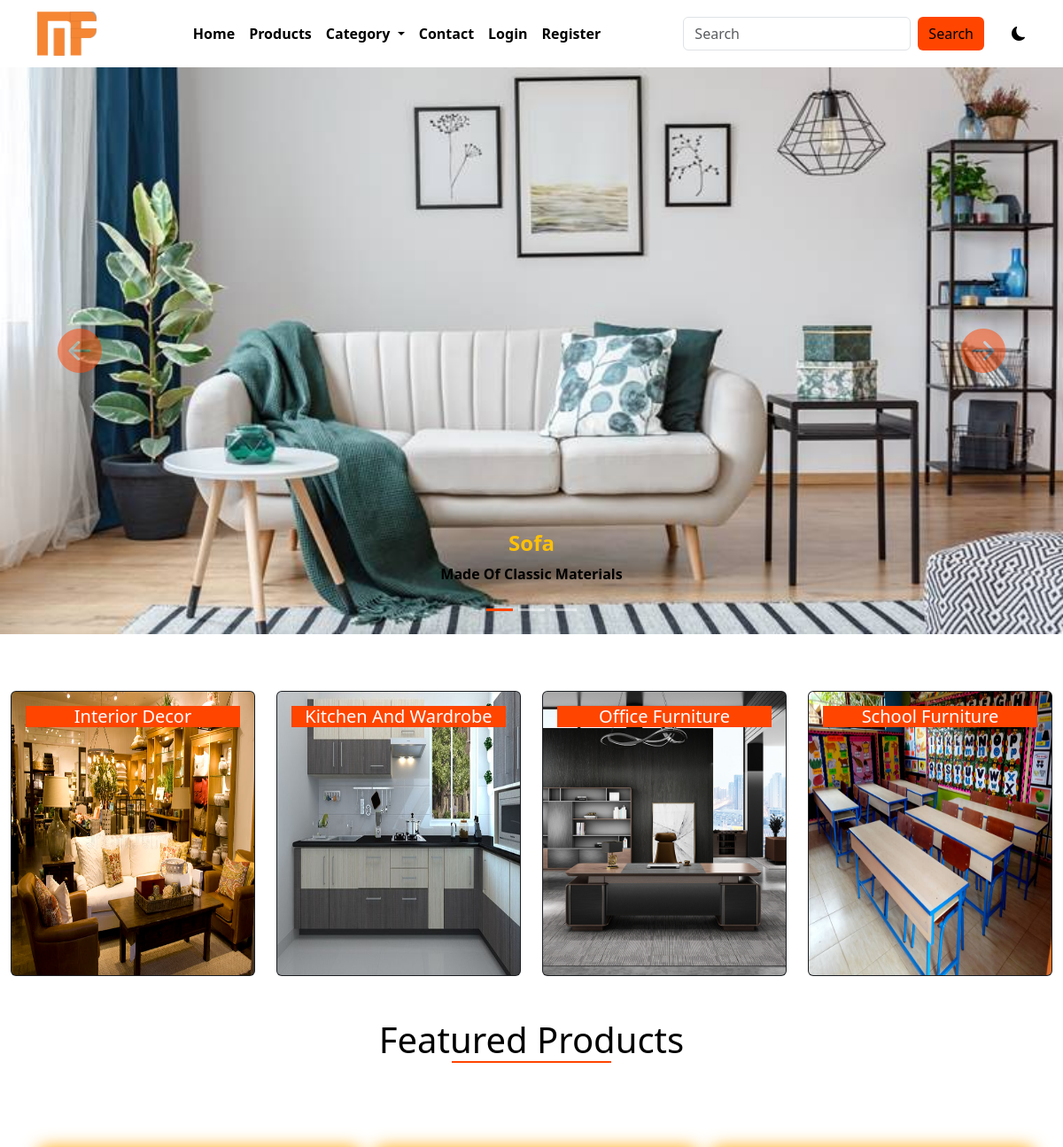
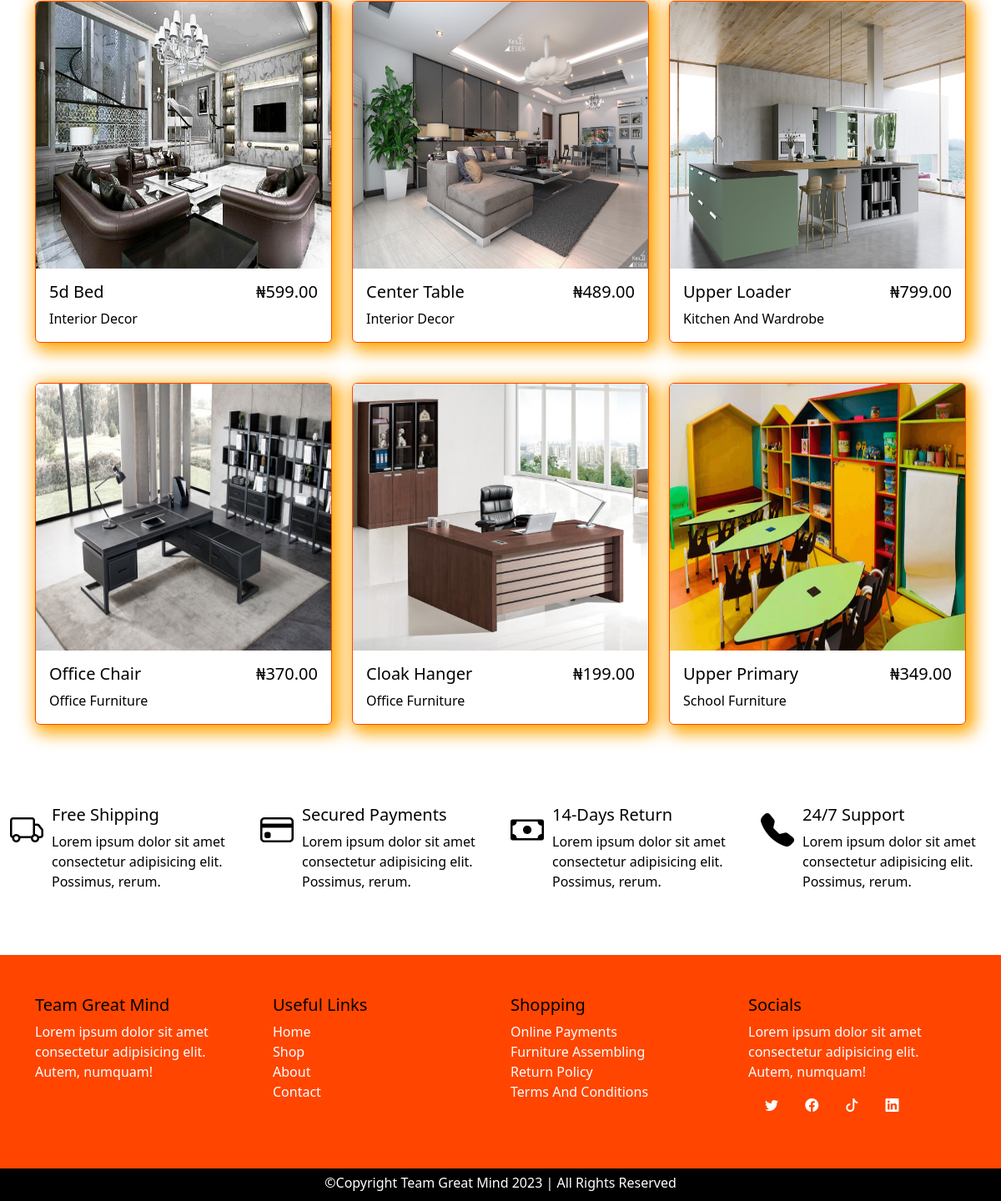
The page / on the database its author committed (2 pictures, top to bottom).
### main/models.py (models this page shows, shortened)
class AppInfo(models.Model):
    appname = models.CharField(max_length=50)
    logo = models.ImageField(upload_to='logo')
    carousel1 = models.ImageField(upload_to='carousel')
    carousel2 = models.ImageField(upload_to='carousel')
    carousel3 = models.ImageField(upload_to='carousel')
    banner = models.ImageField(upload_to='banner')
    copyright = models.IntegerField()

class Category(models.Model):
    name = models.CharField(max_length=50)
    slug = models.SlugField(unique=True)
    img = models.ImageField(upload_to='catimg')
    def __str__(self):
        return self.name

class Product(models.Model):
    category = models.ForeignKey(Category, on_delete=models.CASCADE)
    name = models.CharField(max_length=50)
    slug = models.SlugField(unique=True)
    pix = models.ImageField(upload_to='pix')
    price = models.DecimalField(max_digits=5, decimal_places=2)
    discount_price = models.DecimalField(max_digits=5, decimal_places=2, blank=True, null=True)
    description = models.TextField()
    featured = models.BooleanField(default=False)
    uploaded = models.DateField(auto_now=True)
    edited = models.DateField(auto_now_add=True)

### main/views.py (the view)
# urls.py: path('', views.homepage, name='home'),
def homepage(request):
    fdog = Category.objects.all()
    featured = Product.objects.filter(featured=True)
    context = {
        'fdog':fdog,
        'featured':featured,
    }
    return render(request, 'index.html', context)

### main/context_processor.py (called while the page is built)
def dropdown(request):
    info = AppInfo.objects.get(pk=1)
    fdog = Category.objects.all()
    context = {
        'info':info,
        'fdog':fdog,
    }
    return context

def cartcount(request):
    count = Cart.objects.filter(user__username = request.user.username, paid=False)
    itemcount = 0
    for item in count:
        itemcount += item.quantity
    context = {
        'itemcount':itemcount
    }
    return context

### main/templates/index.html (shortened to what this page needs)
{% extends 'base.html' %}
{% block header %} {% include 'header.html' %} {% endblock header %}
{% block carousel %} {% include 'carousel.html' %} {% endblock carousel %}
{% block content %}
<div class="container-fluid">
    <div class="row mt-5 mb-5">
      {% for item in fdog %}
        <div class="col-12 col-md-3 mt-3">
          <div class="card text-bg-dark fcat">
              <a href="{% url 'category' item.id item.slug %}">
                <img src="{{item.img.url}}" class="card-img" alt="...">
                <div class="card-img-overlay">
                  <h5 class="card-title text-capitalize text-center text-white">{{item.name}}</h5>
                </div>
              </a>
          </div>
        </div>
      {% endfor %}
    </div>
</div>
<div class="container">
  <h1 class="title">featured products</h1>
  <div class="row mt-5 mb-5">
    {% for product in featured %}
      <div class="col-12 col-md-4 mt-5 fprod">
        <div class="card">
          <a href="{% url 'detail' product.id product.slug %}"><img src="{{product.pix.url}}" class="card-img-top" alt="..."></a>
          <div class="card-body">
            <div class="row">
              <div class="col-8">
                <h5 class="card-title">{{product.name|title}}</h5>
                <p class="card-text">{{product.category|title}}</p>
              </div>
              <div class="col-4">
                <h5 class="card-title float-end">₦{{product.price}}</h5>
              </div>
            </div>
          </div>
        </div>
      </div>
    {% endfor %}
  </div>
</div>
<div class="container-fluid ship">
  <div class="row">
    <div class="col-12 col-md-3">
      <div class="row">
        <div class="col-2">
          <i class="bi bi-truck"></i>
        </div>
        <div class="col-10">
          <h5 class="text-capitalize">free shipping</h5>
          <p>Lorem ipsum dolor sit amet consectetur adipisicing elit. Possimus, rerum.</p>
        </div>
      </div>
    </div>
    <div class="col-12 col-md-3">
      <div class="row">
        <div class="col-2">
          <i class="bi bi-credit-card"></i>
        </div>
        <div class="col-10">
          <h5 class="text-capitalize">secured payments</h5>
          <p>Lorem ipsum dolor sit amet consectetur adipisicing elit. Possimus, rerum.</p>
        </div>
      </div>
    </div>
    <div class="col-12 col-md-3">
      <div class="row">
        <div class="col-2">
          <i class="bi bi-cash"></i>
        </div>
        <div class="col-10">
          <h5 class="text-capitalize">14-days return</h5>
          <p>Lorem ipsum dolor sit amet consectetur adipisicing elit. Possimus, rerum.</p>
        </div>
      </div>
    </div>
    <div class="col-12 col-md-3">
      <div class="row">
        <div class="col-2">
          <i class="bi bi-telephone-fill"></i>
        </div>
        <div class="col-10">
          <h5 class="text-capitalize">24/7 support</h5>
          <p>Lorem ipsum dolor sit amet consectetur adipisicing elit. Possimus, rerum.</p>
        </div>
      </div>
    </div>
  </div>
</div>
{% endblock content %}
{% block footer %} {% include 'footer.html' %} {% endblock footer %}

### main/templates/base.html (shortened to what this page needs)
<!doctype html>
{% load static %}
<html lang="en">
  <head>
    <link rel="stylesheet" href="{% static '' %}css/style.css">
    <link rel="stylesheet" href="https://cdn.jsdelivr.net/npm/bootstrap-icons@1.10.3/font/bootstrap-icons.css">
    <link href="https://cdn.jsdelivr.net/npm/bootstrap@5.3.0-alpha1/dist/css/bootstrap.min.css" rel="stylesheet">
  </head>
  <body>
    {% block header %}{% endblock header %}
    {% block carousel %}{% endblock carousel %}
    {% block content %}{% endblock content %}
    {% block footer %}{% endblock footer %}
  </body>
</html>

### main/templates/header.html (shortened to what this page needs)
<nav class="navbar navbar-expand-lg">
    <div class="container">
        <a class="navbar-brand" href="#"><img src="{{info.logo.url}}" alt="" style="height: 50px;"></a>
        <div class="collapse navbar-collapse" id="navbarSupportedContent">
        <ul class="navbar-nav mx-auto mb-2 mb-lg-0">
            {% if user.is_authenticated %}
            <li class="nav-item">
                <a class="nav-link" aria-current="page" href="{% url 'home' %}">Home</a>
            </li>
            <li class="nav-item">
                <a class="nav-link" href="{% url 'products' %}">Products</a>
            </li>
            <li class="nav-item dropdown">
                <a class="nav-link dropdown-toggle" href="#" role="button" data-bs-toggle="dropdown" aria-expanded="false">
                    Category
                </a>
                <ul class="dropdown-menu">
                    {% for item in fdog %}
                        <li><a class="dropdown-item" href="{% url 'category' item.id item.slug %}">{{item.name|title}}</a></li>
                    {% endfor %}
                </ul>
            </li>
            <li class="nav-item">
                <a class="nav-link" href="{% url 'contact' %}">Contact</a>
            </li>
            <li class="nav-item">
                <a class="nav-link" href="{% url 'cart' %}">
                    <div class="wrapper">
                        <i class="bi bi-cart4"></i>
                        <span class="badge">{{itemcount}}</span>
                    </div>
                </a>
            </li>
            <li class="nav-item dropdown">
                <a class="nav-link dropdown-toggle" href="#" role="button" data-bs-toggle="dropdown" aria-expanded="false">
                    {% if user.customer %}
                        <img src="{{user.customer.pix.url}}" style="height: 30px;" alt="">
                    {% endif %}
                    <span>Hi! {{user.username}}</span>
                </a>
                <ul class="dropdown-menu">
                    <li><a class="dropdown-item" href="{% url 'profile' %}">Profile</a></li>
                    <li><a class="dropdown-item" href="{% url 'signout' %}">Logout</a></li>
                </ul>
            </li>
            {% else %}
            <li class="nav-item">
                <a class="nav-link" aria-current="page" href="{% url 'home' %}">Home</a>
            </li>
            <li class="nav-item">
                <a class="nav-link" href="{% url 'products' %}">Products</a>
            </li>
            <li class="nav-item dropdown">
                <a class="nav-link dropdown-toggle" href="#" role="button" data-bs-toggle="dropdown" aria-expanded="false">
                    Category
                </a>
            </li>
            <li class="nav-item">
                <a class="nav-link" href="{% url 'contact' %}">Contact</a>
            </li>
            <li class="nav-item">
                <a class="nav-link" href="{% url 'signin' %}">Login</a>
            </li>
            <li class="nav-item">
                <a class="nav-link" href="{% url 'signup' %}">Register</a>
            </li>
            {% endif %}
        </ul>
        <form class="d-flex search" role="search" action="{% url 'search' %}" method="POST">
            <input class="form-control me-2" name="search" type="search" placeholder="Search" aria-label="Search">
            <button class="btn btn-outline-success" type="submit">Search</button>
        </form>
        <div class="samson">
          <i class="bi bi-moon-fill"></i>
        </div>
        </div>
    </div>
</nav>

### main/templates/carousel.html (shortened to what this page needs)
<div id="carouselExampleCaptions" class="carousel slide">
    <div class="carousel-indicators">
      <button type="button" data-bs-target="#carouselExampleCaptions" data-bs-slide-to="0" class="active" aria-current="true" aria-label="Slide 1"></button>
      <button type="button" data-bs-target="#carouselExampleCaptions" data-bs-slide-to="1" aria-label="Slide 2"></button>
      <button type="button" data-bs-target="#carouselExampleCaptions" data-bs-slide-to="2" aria-label="Slide 3"></button>
    </div>
    <div class="carousel-inner">
      <div class="carousel-item active">
        <img src="{{info.carousel1.url}}" class="d-block w-100" alt="...">
        <div class="carousel-caption d-none d-md-block">
          <h5 class="text-capitalize text-warning fw-bold fs-4">sofa</h5>
          <p class="text-capitalize text-black fw-bold">made of classic materials</p>
        </div>
      </div>
    </div>
    <button class="carousel-control-prev" type="button" data-bs-target="#carouselExampleCaptions" data-bs-slide="prev">
      <span class="" aria-hidden="true"><i class="bi bi-arrow-left-circle-fill"></i></span>
    </button>
    <button class="carousel-control-next" type="button" data-bs-target="#carouselExampleCaptions" data-bs-slide="next">
      <span class="" aria-hidden="true"><i class="bi bi-arrow-right-circle-fill"></i></span>
    </button>
  </div>

### main/templates/footer.html
<div class="footer">
    <div class="container pt-5 pb-5">
      <div class="row foota">
        <div class="col-6 col-md-3">
          <h4>team great mind</h4>
          <p>Lorem ipsum dolor sit amet consectetur adipisicing elit. Autem, numquam!</p>
        </div>
        <div class="col-6 col-md-3">
          <h4>useful links</h4>
          <ul class="list-unstyled">
            <li><a href="">home</a></li>
            <li><a href="">shop</a></li>
            <li><a href="">about</a></li>
            <li><a href="">contact</a></li>
          </ul>
        </div>
        <div class="col-6 col-md-3">
          <h4>shopping</h4>
          <ul class="list-unstyled">
            <li>online payments</li>
            <li>furniture assembling</li>
            <li>return policy</li>
            <li>terms and conditions</li>
          </ul>
        </div>
        <div class="col-6 col-md-3 social">
          <h4>socials</h4>
          <p>Lorem ipsum dolor sit amet consectetur adipisicing elit. Autem, numquam!</p>
          <ul class="list-unstyled">
            <li class="list-inline-item"><i class="bi bi-twitter"></i></li>
            <li class="list-inline-item"><i class="bi bi-facebook"></i></li>
            <li class="list-inline-item"><i class="bi bi-tiktok"></i></li>
            <li class="list-inline-item"><i class="bi bi-linkedin"></i></li>
          </ul>
        </div>
      </div>
    </div>
  </div>
  <div class="container-fluid">
    <div class="row footb">
      <p>&copy;copyright team great mind 2023 | all rights reserved</p>
    </div>
  </div>

### main/static/css/style.css (style rules this page uses)
* { padding: 0%; margin: 0%; box-sizing: border-box; }
.samson { margin-left: 3%; cursor: pointer; }
:root { --bg: white; --icon: black; --text: black; }
body { background: var(--bg) !important; color: var(--text) !important; overflow: hidden; }
.navbar { background: var(--bg) !important; }
.navbar-nav a { color: var(--text); font-weight: 600; }
.search button { background-color: orangered; border: none; color: black; font-weight: 500; }
.carousel-item img { height: 80vh; }
.carousel-control-prev i { font-size: 50px; color: orangered; }
.carousel-control-next i { font-size: 50px; color: orangered; }
.carousel-indicators .active { background-color: orangered !important; }
.fcat { transition: 0.5s; }
.fcat h5 { background-color: orangered; }
.card-img { height: 40vh; }
.title { text-transform: capitalize; text-align: center; }
.title::after { content: ''; display: block; width: 180px; height: 2px; background-color: orangered; margin-left: auto; margin-right: auto; }
.fprod .card { border: 1px solid orangered; box-shadow: 5px 5px 20px 5px orange; transition: 1s; color: var(--card); }
.fprod .card img { height: 40vh; }
.ship { margin-top: 8%; margin-bottom: 5%; }
.ship i { font-size: 40px; }
.footer { background-color: orangered; }
.foota h4 { text-transform: capitalize; font-size: 20px; color: black; }
.foota ul a { text-decoration: none; color: white; }
.foota p { color: white; }
.foota ul li { color: white; text-transform: capitalize; }
.social i { margin-left: 20px; cursor: pointer; }
.footb p { background-color: black; color: white; text-align: center; text-transform: capitalize; padding-top: 5px; padding-bottom: 10px; margin-bottom: 0%; }

### rows shown on the page
AppInfo: logo (picture), carousel1 (picture)
Category: img (picture), name "Interior Decor"
Category: img (picture), name "Kitchen And Wardrobe"
Category: img (picture), name "Office Furniture"
Category: img (picture), name "School Furniture"
Product: pix (picture), name "5d Bed", category "Interior Decor", price "599.00"
Product: pix (picture), name "Center Table", category "Interior Decor", price "489.00"
Product: pix (picture), name "Upper Loader", category "Kitchen And Wardrobe", price "799.00"
Product: pix (picture), name "Office Chair", category "Office Furniture", price "370.00"
Product: pix (picture), name "Cloak Hanger", category "Office Furniture", price "199.00"
Product: pix (picture), name "Upper Primary", category "School Furniture", price "349.00"
